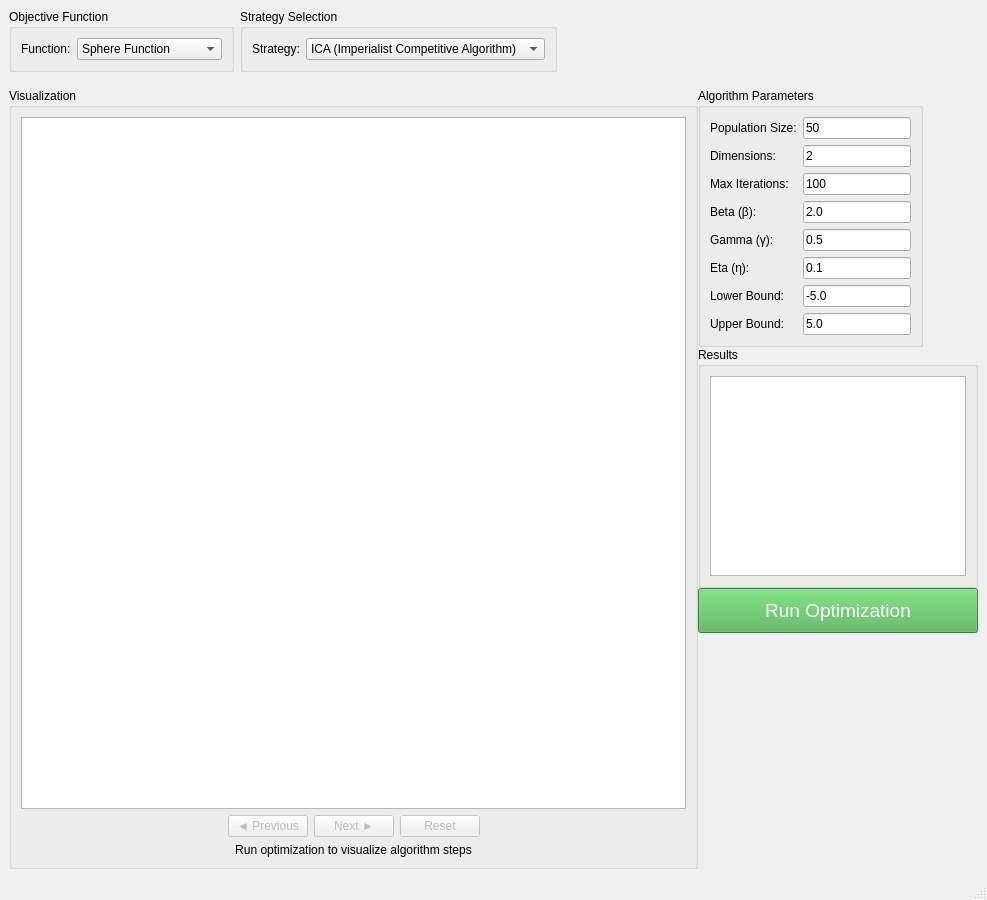
<?xml version="1.0" encoding="UTF-8"?>
<ui version="4.0">
 <class>MainWindow</class>
 <widget class="QMainWindow" name="MainWindow">
  <property name="geometry">
   <rect>
    <x>0</x>
    <y>0</y>
    <width>987</width>
    <height>900</height>
   </rect>
  </property>
  <property name="sizePolicy">
   <sizepolicy hsizetype="Minimum" vsizetype="Minimum">
    <horstretch>0</horstretch>
    <verstretch>0</verstretch>
   </sizepolicy>
  </property>
  <property name="minimumSize">
   <size>
    <width>800</width>
    <height>900</height>
   </size>
  </property>
  <property name="windowTitle">
   <string>ICA Optimization GUI</string>
  </property>
  <widget class="QWidget" name="centralwidget">
   <layout class="QVBoxLayout" name="verticalLayout">
    <item>
     <layout class="QHBoxLayout" name="horizontal_box">
      <property name="sizeConstraint">
       <enum>QLayout::SizeConstraint::SetFixedSize</enum>
      </property>
      <property name="rightMargin">
       <number>0</number>
      </property>
      <property name="bottomMargin">
       <number>10</number>
      </property>
      <item>
       <widget class="QGroupBox" name="functionGroup">
        <property name="sizePolicy">
         <sizepolicy hsizetype="Preferred" vsizetype="Fixed">
          <horstretch>0</horstretch>
          <verstretch>0</verstretch>
         </sizepolicy>
        </property>
        <property name="title">
         <string>Objective Function</string>
        </property>
        <layout class="QFormLayout" name="formLayout_2">
         <item row="0" column="0">
          <widget class="QLabel" name="functionLabel">
           <property name="text">
            <string>Function:</string>
           </property>
          </widget>
         </item>
         <item row="0" column="1">
          <widget class="QComboBox" name="functionCombo">
           <item>
            <property name="text">
             <string>Sphere Function</string>
            </property>
           </item>
           <item>
            <property name="text">
             <string>Rastrigin Function</string>
            </property>
           </item>
           <item>
            <property name="text">
             <string>Rosenbrock Function</string>
            </property>
           </item>
          </widget>
         </item>
        </layout>
       </widget>
      </item>
      <item>
       <widget class="QGroupBox" name="strategyGroup">
        <property name="sizePolicy">
         <sizepolicy hsizetype="Preferred" vsizetype="Fixed">
          <horstretch>0</horstretch>
          <verstretch>0</verstretch>
         </sizepolicy>
        </property>
        <property name="title">
         <string>Strategy Selection</string>
        </property>
        <layout class="QFormLayout" name="formLayout">
         <item row="0" column="0">
          <widget class="QLabel" name="strategyLabel">
           <property name="text">
            <string>Strategy:</string>
           </property>
          </widget>
         </item>
         <item row="0" column="1">
          <widget class="QComboBox" name="strategyCombo">
           <item>
            <property name="text">
             <string>ICA (Imperialist Competitive Algorithm)</string>
            </property>
           </item>
          </widget>
         </item>
        </layout>
       </widget>
      </item>
      <item>
       <spacer name="horizontalSpacer">
        <property name="orientation">
         <enum>Qt::Orientation::Horizontal</enum>
        </property>
        <property name="sizeHint" stdset="0">
         <size>
          <width>40</width>
          <height>20</height>
         </size>
        </property>
       </spacer>
      </item>
     </layout>
    </item>
    <item>
     <layout class="QHBoxLayout" name="horizontal_box_2" stretch="4,1">
      <property name="spacing">
       <number>0</number>
      </property>
      <property name="bottomMargin">
       <number>0</number>
      </property>
      <item>
       <widget class="QGroupBox" name="visualizationGroup">
        <property name="sizePolicy">
         <sizepolicy hsizetype="Expanding" vsizetype="Expanding">
          <horstretch>0</horstretch>
          <verstretch>0</verstretch>
         </sizepolicy>
        </property>
        <property name="title">
         <string>Visualization</string>
        </property>
        <layout class="QVBoxLayout" name="verticalLayout_3">
         <item>
          <widget class="QGraphicsView" name="graphicsView">
           <property name="sizePolicy">
            <sizepolicy hsizetype="Expanding" vsizetype="Expanding">
             <horstretch>0</horstretch>
             <verstretch>0</verstretch>
            </sizepolicy>
           </property>
           <property name="minimumSize">
            <size>
             <width>400</width>
             <height>400</height>
            </size>
           </property>
          </widget>
         </item>
         <item>
          <layout class="QHBoxLayout" name="horizontalLayout">
           <item>
            <spacer name="horizontalSpacer_2">
             <property name="orientation">
              <enum>Qt::Orientation::Horizontal</enum>
             </property>
             <property name="sizeHint" stdset="0">
              <size>
               <width>40</width>
               <height>20</height>
              </size>
             </property>
            </spacer>
           </item>
           <item>
            <widget class="QPushButton" name="prevButton">
             <property name="enabled">
              <bool>false</bool>
             </property>
             <property name="text">
              <string>◄ Previous</string>
             </property>
            </widget>
           </item>
           <item>
            <widget class="QPushButton" name="nextButton">
             <property name="enabled">
              <bool>false</bool>
             </property>
             <property name="text">
              <string>Next ►</string>
             </property>
            </widget>
           </item>
           <item>
            <widget class="QPushButton" name="resetButton">
             <property name="enabled">
              <bool>false</bool>
             </property>
             <property name="text">
              <string>Reset</string>
             </property>
            </widget>
           </item>
           <item>
            <spacer name="horizontalSpacer_3">
             <property name="orientation">
              <enum>Qt::Orientation::Horizontal</enum>
             </property>
             <property name="sizeHint" stdset="0">
              <size>
               <width>40</width>
               <height>20</height>
              </size>
             </property>
            </spacer>
           </item>
          </layout>
         </item>
         <item>
          <widget class="QLabel" name="infoLabel">
           <property name="text">
            <string>Run optimization to visualize algorithm steps</string>
           </property>
           <property name="alignment">
            <set>Qt::AlignmentFlag::AlignCenter</set>
           </property>
          </widget>
         </item>
        </layout>
       </widget>
      </item>
      <item>
       <layout class="QVBoxLayout" name="vertical_menu">
        <property name="spacing">
         <number>0</number>
        </property>
        <property name="sizeConstraint">
         <enum>QLayout::SizeConstraint::SetFixedSize</enum>
        </property>
        <item>
         <widget class="QGroupBox" name="paramsGroup">
          <property name="sizePolicy">
           <sizepolicy hsizetype="Fixed" vsizetype="Preferred">
            <horstretch>0</horstretch>
            <verstretch>0</verstretch>
           </sizepolicy>
          </property>
          <property name="minimumSize">
           <size>
            <width>10</width>
            <height>0</height>
           </size>
          </property>
          <property name="baseSize">
           <size>
            <width>10</width>
            <height>0</height>
           </size>
          </property>
          <property name="title">
           <string>Algorithm Parameters</string>
          </property>
          <layout class="QFormLayout" name="formLayout_3">
           <item row="0" column="0">
            <widget class="QLabel" name="popSizeLabel">
             <property name="text">
              <string>Population Size:</string>
             </property>
            </widget>
           </item>
           <item row="0" column="1">
            <widget class="QLineEdit" name="popSizeEdit">
             <property name="text">
              <string>50</string>
             </property>
            </widget>
           </item>
           <item row="1" column="0">
            <widget class="QLabel" name="dimLabel">
             <property name="text">
              <string>Dimensions:</string>
             </property>
            </widget>
           </item>
           <item row="1" column="1">
            <widget class="QLineEdit" name="dimEdit">
             <property name="text">
              <string>2</string>
             </property>
            </widget>
           </item>
           <item row="2" column="0">
            <widget class="QLabel" name="maxIterLabel">
             <property name="text">
              <string>Max Iterations:</string>
             </property>
            </widget>
           </item>
           <item row="2" column="1">
            <widget class="QLineEdit" name="maxIterEdit">
             <property name="text">
              <string>100</string>
             </property>
            </widget>
           </item>
           <item row="3" column="0">
            <widget class="QLabel" name="betaLabel">
             <property name="text">
              <string>Beta (β):</string>
             </property>
            </widget>
           </item>
           <item row="3" column="1">
            <widget class="QLineEdit" name="betaEdit">
             <property name="text">
              <string>2.0</string>
             </property>
            </widget>
           </item>
           <item row="4" column="0">
            <widget class="QLabel" name="gammaLabel">
             <property name="text">
              <string>Gamma (γ):</string>
             </property>
            </widget>
           </item>
           <item row="4" column="1">
            <widget class="QLineEdit" name="gammaEdit">
             <property name="text">
              <string>0.5</string>
             </property>
            </widget>
           </item>
           <item row="5" column="0">
            <widget class="QLabel" name="etaLabel">
             <property name="text">
              <string>Eta (η):</string>
             </property>
            </widget>
           </item>
           <item row="5" column="1">
            <widget class="QLineEdit" name="etaEdit">
             <property name="text">
              <string>0.1</string>
             </property>
            </widget>
           </item>
           <item row="6" column="0">
            <widget class="QLabel" name="lbLabel">
             <property name="text">
              <string>Lower Bound:</string>
             </property>
            </widget>
           </item>
           <item row="6" column="1">
            <widget class="QLineEdit" name="lbEdit">
             <property name="text">
              <string>-5.0</string>
             </property>
            </widget>
           </item>
           <item row="7" column="0">
            <widget class="QLabel" name="ubLabel">
             <property name="text">
              <string>Upper Bound:</string>
             </property>
            </widget>
           </item>
           <item row="7" column="1">
            <widget class="QLineEdit" name="ubEdit">
             <property name="text">
              <string>5.0</string>
             </property>
            </widget>
           </item>
          </layout>
         </widget>
        </item>
        <item>
         <widget class="QGroupBox" name="resultsGroup">
          <property name="sizePolicy">
           <sizepolicy hsizetype="Minimum" vsizetype="Minimum">
            <horstretch>0</horstretch>
            <verstretch>0</verstretch>
           </sizepolicy>
          </property>
          <property name="baseSize">
           <size>
            <width>150</width>
            <height>50</height>
           </size>
          </property>
          <property name="title">
           <string>Results</string>
          </property>
          <layout class="QVBoxLayout" name="verticalLayout_2">
           <item>
            <widget class="QTextEdit" name="resultsText">
             <property name="sizePolicy">
              <sizepolicy hsizetype="Fixed" vsizetype="Preferred">
               <horstretch>0</horstretch>
               <verstretch>0</verstretch>
              </sizepolicy>
             </property>
             <property name="minimumSize">
              <size>
               <width>0</width>
               <height>200</height>
              </size>
             </property>
             <property name="readOnly">
              <bool>true</bool>
             </property>
            </widget>
           </item>
          </layout>
         </widget>
        </item>
        <item>
         <widget class="QPushButton" name="runButton">
          <property name="font">
           <font>
            <pointsize>14</pointsize>
           </font>
          </property>
          <property name="styleSheet">
           <string notr="true">QPushButton { 
    background-color: #4CAF50; 
    color: white; 
    padding: 10px; 
}</string>
          </property>
          <property name="text">
           <string>Run Optimization</string>
          </property>
         </widget>
        </item>
        <item>
         <spacer name="verticalSpacer">
          <property name="orientation">
           <enum>Qt::Orientation::Vertical</enum>
          </property>
          <property name="sizeHint" stdset="0">
           <size>
            <width>20</width>
            <height>40</height>
           </size>
          </property>
         </spacer>
        </item>
       </layout>
      </item>
     </layout>
    </item>
   </layout>
  </widget>
  <widget class="QMenuBar" name="menubar">
   <property name="geometry">
    <rect>
     <x>0</x>
     <y>0</y>
     <width>987</width>
     <height>26</height>
    </rect>
   </property>
  </widget>
  <widget class="QStatusBar" name="statusbar"/>
 </widget>
 <resources/>
 <connections/>
</ui>
